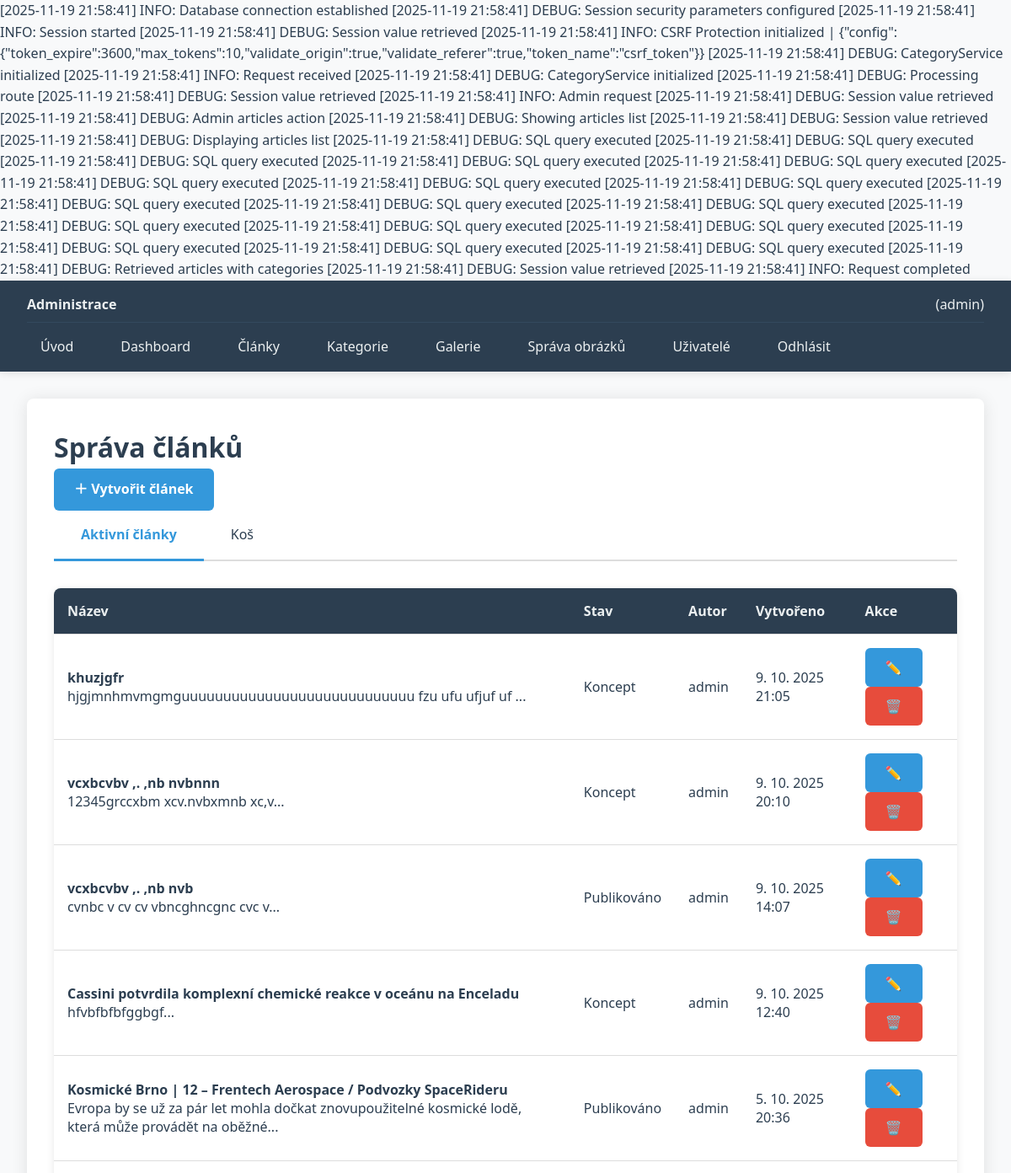
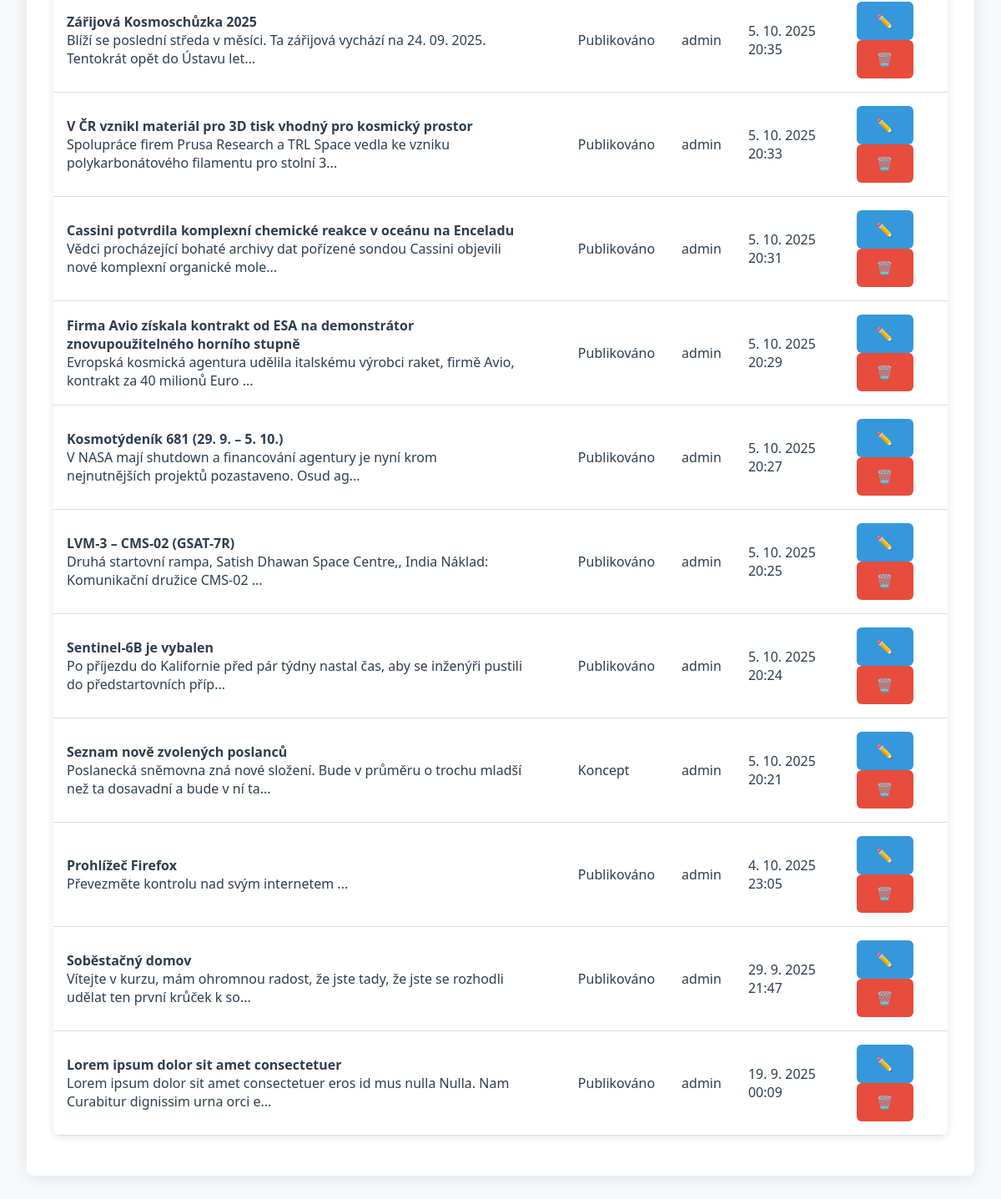
/public/admin/articles (signed in), run on an earlier commit of the app's database (2 pictures, top to bottom).
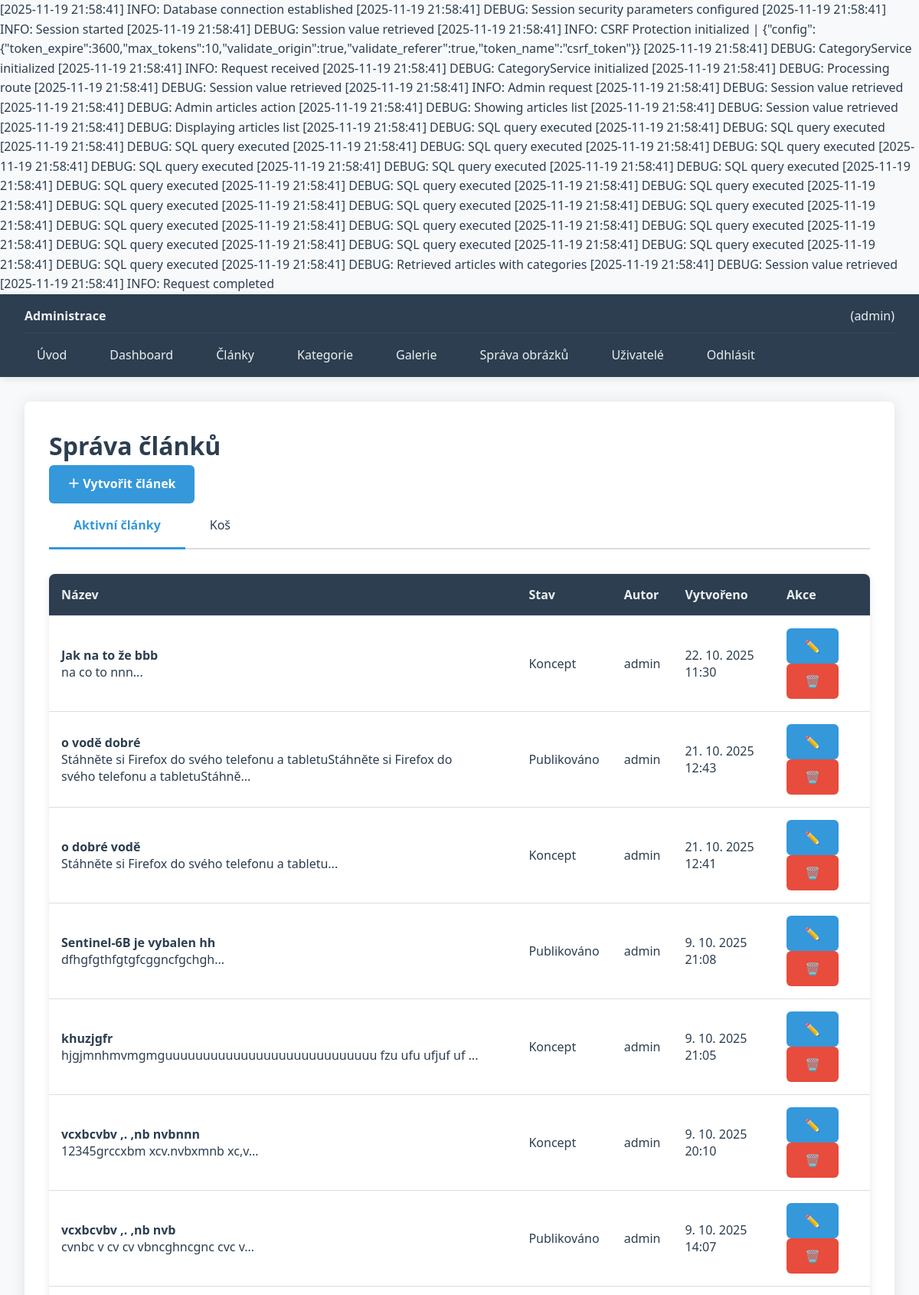
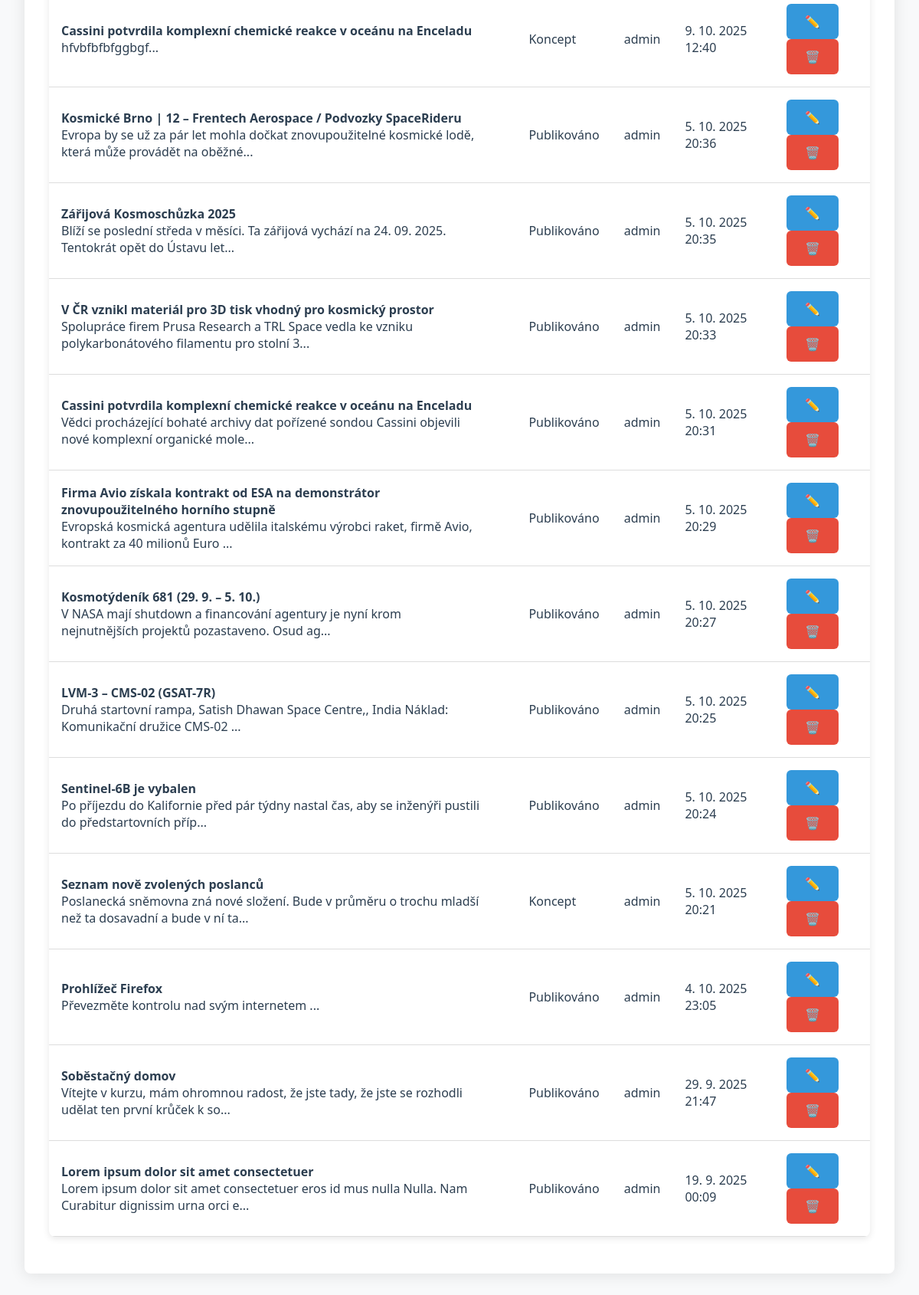
And on a later commit of the database (2 pictures, top to bottom).
### tables this page shows
CREATE TABLE `users` (
  `id` int(11) NOT NULL,
  `username` varchar(50) NOT NULL,
  `password_hash` varchar(255) NOT NULL,
  `email` varchar(100) NOT NULL,
  `role` varchar(20) DEFAULT 'author',
  `active` tinyint(1) DEFAULT 1,
  `created_at` timestamp NOT NULL DEFAULT current_timestamp(),
  `last_login` timestamp NULL DEFAULT NULL
);

CREATE TABLE `articles` (
  `id` int(11) NOT NULL,
  `title` varchar(255) NOT NULL,
  `slug` varchar(255) NOT NULL,
  `content` longtext NOT NULL,
  `excerpt` text DEFAULT NULL,
  `author_id` int(11) NOT NULL,
  `status` varchar(20) DEFAULT 'draft',
  `published_at` timestamp NULL DEFAULT NULL,
  `created_at` timestamp NOT NULL DEFAULT current_timestamp(),
  `updated_at` timestamp NOT NULL DEFAULT current_timestamp() ON UPDATE current_timestamp(),
  `deleted_at` timestamp NULL DEFAULT NULL
);

### app/Core/Config.php (called while the page is built, shortened)
<?php
class Config
{
    private static array $config = [];
    private static array $texts = [];
    private static bool $textsLoaded = false;
    public static function load(string $configPath): void
    {
        $loadedConfig = require $configPath;
        self::$config = array_merge(self::$config, $loadedConfig);
    }
    private static function loadTexts(): void
    {
        if (self::$textsLoaded) {
            return;
        }
        $language = self::getCurrentLanguage();
        try {
            self::$texts = \TextLoader::loadWithFallback($language);
            self::$textsLoaded = true;
        } catch (\Exception $e) {
            self::$texts = [];
            self::$textsLoaded = true;
            error_log("Chyba při načítání překladů: " . $e->getMessage());
        }
    }
    private static function getCurrentLanguage(): string
    {
        return $_SESSION['language'] ?? 'cs';
    }
    public static function get(string $key, $default = null)
    {
        $keys = explode('.', $key);
        $value = self::$config;
        foreach ($keys as $k) {
            if (!isset($value[$k])) {
                return $default;
            }
            $value = $value[$k];
        }
        return $value;
    }
    public static function text(string $key, array $replace = [], string $default = ''): string
    {
        $keys = explode('.', $key);
        $value = self::$texts;
        foreach ($keys as $k) {
            if (!isset($value[$k])) {
                return $default;
            }
            $value = $value[$k];
        }
        $text = (string)$value;
        return $text;
    }
}

### app/Database/DatabaseConnection.php (called while the page is built, shortened)
<?php
class DatabaseConnection
{
    private PDO $pdo;
    private Logger $logger;
    public function __construct()
    {
        $this->logger = Logger::getInstance();
        $config = Config::get('database');
        $dsn = "mysql:host={$config['host']};dbname={$config['name']};charset={$config['charset']}";
        try {
            $this->pdo = new PDO(
                $dsn,
                $config['user'],
                $config['pass'],
                $config['options'] ?? []
            );
            $this->logger->info('Database connection established', [
                'host' => $config['host'],
                'database' => $config['name'],
                'charset' => $config['charset']
            ]);
        } catch (PDOException $e) {
            $this->logger->exception($e, "Database connection failed");
            throw new \RuntimeException(
                "Chyba připojení k databázi: " . $e->getMessage(),
                (int)$e->getCode()
            );
        }
    }
    public function query(string $sql, array $params = []): PDOStatement
    {
        $startTime = microtime(true);
        try {
            $stmt = $this->pdo->prepare($sql);
            $stmt->execute($params);
            $executionTime = round((microtime(true) - $startTime) * 1000, 2);
            $this->logger->debug('SQL query executed', [
                'sql' => $this->sanitizeSqlForLog($sql),
                'params_count' => count($params),
                'execution_time_ms' => $executionTime,
                'rows_affected' => $stmt->rowCount()
            ]);
            return $stmt;
        } catch (PDOException $e) {
            $executionTime = round((microtime(true) - $startTime) * 1000, 2);
            $this->logger->error('SQL query failed', [
                'sql' => $this->sanitizeSqlForLog($sql),
                'params_count' => count($params),
                'execution_time_ms' => $executionTime,
                'error' => $e->getMessage(),
                'error_code' => $e->getCode()
            ]);
            throw new \RuntimeException(
                "Chyba při provádění dotazu: " . $e->getMessage(),
                (int)$e->getCode(),
                $e
            );
        }
    }
    private function sanitizeSqlForLog(string $sql): string
    {
        $sql = preg_replace('/\s+/', ' ', $sql);
        return trim($sql);
    }
}

### app/Services/ArticleService.php (called while the page is built, shortened)
<?php
class ArticleService
{
    public function getArticlesWithCategories(): array
    {
        $stmt = $this->db->query(
            "SELECT a.*, u.username as author_name
             FROM articles a
             LEFT JOIN users u ON a.author_id = u.id
             WHERE a.deleted_at IS NULL
             ORDER BY a.created_at DESC"
        );
        $articles = $stmt->fetchAll();
        return $articles;
    }
}

### app/Controllers/ArticleController.php (the view, shortened to what the changed rows need)
<?php
class ArticleController
{
    private Logger $logger;
    public function __construct(
        private ArticleService $articleService,
        private LoginService $authService,
        private CsrfProtection $csrf,
        private string $baseUrl,
        private AdminLayout $adminLayout,
        private CategoryService $categoryService
    ) {
        $this->logger = Logger::getInstance();
    }
    public function showArticles(): string
    {
        $isTrashView = isset($_GET['show']) && $_GET['show'] === 'trash';
        $this->logger->debug('Displaying articles list', [
            'is_trash_view' => $isTrashView,
            'user' => $this->authService->getUsername()
        ]);
        try {
            if ($isTrashView) {
                $articles = $this->articleService->getDeletedArticlesWithCategories();
            } else {
                $articles = $this->articleService->getArticlesWithCategories();
            }
            $message = $this->renderMessages();
            $activeClass = 'active';
            $mainTabClass = !$isTrashView ? $activeClass : '';
            $trashTabClass = $isTrashView ? $activeClass : '';
            $emptyStateTitle = $isTrashView ?
                $this->t('admin.articles.messages.empty_trash') :
                $this->t('admin.articles.messages.empty_active');
            $emptyStateText = $isTrashView ?
                $this->t('admin.articles.messages.empty_text_trash') :
                $this->t('admin.articles.messages.empty_text_active');
            $emptyStateButton = $isTrashView ? '' :
                "<a href='{$this->baseUrl}admin/articles/new' class='btn btn-primary'>" .
                $this->t('admin.articles.messages.create_first') . "</a>";
            $tableHeader = $isTrashView ?
                $this->t('admin.articles.table.deleted') :
                $this->t('admin.articles.table.created');
            $html = <<<HTML
<div class="page-header">
    <h1>{$this->t('admin.articles.manage')}</h1>
    <a href="{$this->baseUrl}admin/articles/new" class="btn btn-primary">
        ＋ {$this->t('admin.articles.create')}
    </a>
</div>
{$message}
<div class="tabs">
    <a href="{$this->baseUrl}admin/articles" class="tab {$mainTabClass}">
        {$this->t('admin.articles.active')}
    </a>
    <a href="{$this->baseUrl}admin/articles?show=trash" class="tab {$trashTabClass}">
        {$this->t('admin.articles.trash')}
    </a>
</div>
<div class="articles-container">
HTML;
            if (empty($articles)) {
                $html .= <<<HTML
<div class="empty-state">
    <h3>{$emptyStateTitle}</h3>
    <p>{$emptyStateText}</p>
    {$emptyStateButton}
</div>
HTML;
            } else {
                $html .= $this->renderArticlesTable($articles, $isTrashView, $tableHeader);
            }
            $html .= '</div>';
            return $this->adminLayout->wrap($html, $this->t('admin.articles.manage'));
        } catch (\Exception $e) {
            $this->logger->error('Failed to display articles list', [
                'is_trash_view' => $isTrashView,
                'error' => $e->getMessage(),
                'user' => $this->authService->getUsername()
            ]);
            throw $e;
        }
    }
    private function renderArticlesTable(array $articles, bool $isTrashView, string $tableHeader): string
    {
        $html = <<<HTML
<div class="articles-table-container">
    <table class="articles-table">
        <thead>
            <tr>
                <th>{$this->t('admin.articles.table.title')}</th>
                <th>{$this->t('admin.articles.table.categories')}</th>
                <th>{$this->t('admin.articles.table.status')}</th>
                <th>{$this->t('admin.articles.table.author')}</th>
                <th>{$tableHeader}</th>
                <th>{$this->t('admin.articles.table.actions')}</th>
            </tr>
        </thead>
        <tbody>
HTML;
        foreach ($articles as $article) {
            $dateColumn = $isTrashView
                ? date('j. n. Y H:i', strtotime($article['deleted_at']))
                : date('j. n. Y H:i', strtotime($article['created_at']));
            $statusBadge = $this->getStatusBadge($article['status']);
            $categoriesHtml = '';
            if (!empty($article['category_names'])) {
                $categoryNames = explode(',', $article['category_names']);
                foreach ($categoryNames as $categoryName) {
                    $categoriesHtml .= '<span class="category-badge">' . $this->escape(trim($categoryName)) . '</span>';
                }
            } else {
                $categoriesHtml = '<span class="no-categories">' . $this->t('admin.articles.table.no_categories') . '</span>';
            }
            $actions = $isTrashView ? $this->renderTrashActions($article) : $this->renderActiveActions($article);
            $html .= <<<HTML
<tr>
    <td>
        <div class="article-title"><b>{$this->escape($article['title'])}</b></div>
        <div class="article-excerpt">{$this->escape(mb_substr($article['excerpt'] ?? '', 0, 100))}...</div>
    </td>
    <td>
        <div class="article-categories">
            {$categoriesHtml}
        </div>
    </td>
    <td>{$statusBadge}</td>
    <td>{$this->escape($article['author_name'])}</td>
    <td>{$dateColumn}</td>
    <td>{$actions}</td>
</tr>
HTML;
        }
        $html .= <<<HTML
        </tbody>
    </table>
</div>
HTML;
        return $html;
    }
    private function renderActiveActions(array $article): string
    {
        return <<<HTML
<div class="action-buttons">
    <a href="{$this->baseUrl}admin/articles/edit/{$article['id']}"
       class="btn btn-sm btn-primary" title="{$this->t('admin.articles.actions.edit')}">
        ✏️
    </a>
    <a href="{$this->baseUrl}admin/articles/delete/{$article['id']}"
       class="btn btn-sm btn-danger"
       onclick="return confirm('{$this->t('admin.articles.confirm.delete')} „{$this->escapeJs($article['title'])}‟?')"
       title="{$this->t('admin.articles.actions.delete')}">
        🗑️
    </a>
</div>
HTML;
    }
    private function renderMessages(): string
    {
        return '';
    }
    private function t(string $key, array $parametry = []): string
    {
        return Config::text($key, $parametry);
    }
    private function escape(?string $value): string
    {
        return htmlspecialchars($value, ENT_QUOTES, 'UTF-8');
    }
    private function escapeJs(string $value): string
    {
        return str_replace(["'", "\"", "\n", "\r"], ["\\'", "\\\"", "\\n", "\\r"], $value);
    }
    private function getStatusBadge(string $status): string
    {
        $statuses = [
            'draft' => ['text' => $this->t('admin.articles.status.draft'), 'class' => 'badge-warning'],
            'published' => ['text' => $this->t('admin.articles.status.published'), 'class' => 'badge-success'],
            'archived' => ['text' => $this->t('admin.articles.status.archived'), 'class' => 'badge-secondary']
        ];
        $statusInfo = $statuses[$status] ?? ['text' => $status, 'class' => 'badge-secondary'];
        return '<span class="badge ' . $statusInfo['class'] . '">' . $statusInfo['text'] . '</span>';
    }
}

### app/Logger/Logger.php (shortened to what the changed rows need)
<?php
class Logger
{
    private static ?self $instance = null;
    private string $currentLogFile;
    private string $baseLogFile;
    private bool $echoOutput;
    private bool $fileOutput;
    private string $rotation;
    public function __construct(array $config = [])
    {
        $config = array_merge(self::DEFAULT_CONFIG, $config);
        $this->logLevel = self::LEVELS[strtoupper($config['level'])] ?? self::LEVELS['INFO'];
        $this->echoOutput = (bool) $config['echo'];
        $this->fileOutput = (bool) $config['file'];
        $this->currentLogFile = $this->generateLogFileName();
    }
    public static function getInstance(): self
    {
        if (self::$instance === null) {
            $config = [
                'level' => Config::logs('level', 'INFO'),
                'echo' => Config::logs('echo', true),
                'file' => Config::logs('file', true),
                'rotation' => Config::logs('rotation', 'none'),
                'max_size' => Config::logs('max_size', 10485760),
                'max_files' => Config::logs('max_files', 30),
                'file_path' => Config::logs('dir', '') . (Config::logs('file', '') ?: 'app.log')
            ];
            self::$instance = new self($config);
        }
        return self::$instance;
    }
    private function setLogFileInternal(string $logFile): void
    {
        $logFile = str_replace(['\\', '/'], DIRECTORY_SEPARATOR, $logFile);
        $this->baseLogFile = $logFile;
    }
    private function setRotationInternal(string $rotation, int $maxSize, int $maxFiles): void
    {
        $this->rotation = $rotation;
    }
    private function ensureLogDirectory(): bool
    {
        $logDir = dirname($this->currentLogFile);
        return true;
    }
    private function generateLogFileName(): string
    {
        $pathInfo = pathinfo($this->baseLogFile);
        $dirname = $pathInfo['dirname'] ?? '';
        $filename = $pathInfo['filename'] ?? 'app';
        $extension = isset($pathInfo['extension']) ? '.' . $pathInfo['extension'] : '.log';
        $suffix = '';
        switch ($this->rotation) {
            case 'daily':
                $suffix = '-' . date('Y-m-d');
                break;
        }
        return $dirname . DIRECTORY_SEPARATOR . $filename . $suffix . $extension;
    }
    private function checkRotation(): void
    {
        if (in_array($this->rotation, ['daily', 'hourly'], true)) {
            $newLogFile = $this->generateLogFileName();
        }
    }
    public function log(string $message, string $level = "INFO"): void
    {
        $levelValue = self::LEVELS[strtoupper($level)] ?? self::LEVELS['INFO'];
        $message = $this->escapeMessage($message);
        $timestamp = date('Y-m-d H:i:s');
        $logEntry = "[{$timestamp}] {$level}: {$message}" . PHP_EOL;
        if ($this->echoOutput) {
            echo $logEntry;
        }
        if ($this->fileOutput) {
            try {
                $result = @file_put_contents($this->currentLogFile, $logEntry, FILE_APPEND | LOCK_EX);
            } catch (\Exception $e) {
                if ($this->echoOutput) {
                    echo "LOG ERROR: Cannot write to file {$this->currentLogFile}: " . $e->getMessage() . PHP_EOL;
                }
            }
        }
    }
    private function escapeMessage(string $message): string
    {
        $message = str_replace(["\0", "\r"], ['\\0', '\\r'], $message);
        $message = str_replace("\n", ' | ', $message);
        return $message;
    }
}

What changed in the data, as far as the page shows it:
added articles: title "Jak na to že bbb", excerpt "na co to nnn", status "Koncept", created_at "22. 10. 2025 11:30"
computed for users: username "admin admin admin admin admin admin admin admin admin admin admin admin admin admin admin admin" → "admin admin admin admin admin admin admin admin admin admin admin admin admin admin admin admin admin admin admin admin"
added articles: title "o vodě dobré", excerpt "Stáhněte si Firefox do svého telefonu a tabletuStáhněte si Firefox do svého telefonu a tabletuStáhně", status "Publikováno", created_at "21. 10. 2025 12:43"
added articles: title "o dobré vodě", excerpt "Stáhněte si Firefox do svého telefonu a tabletu", status "Koncept", created_at "21. 10. 2025 12:41"
now on this page (row edited): articles: title "Sentinel-6B je vybalen hh", excerpt "dfhgfgthfgtgfcggncfgchgh", status "Publikováno", created_at "9. 10. 2025 21:08"
Also different on the page:
$logEntry: "…executed [2025-11-19 21:58:41] DEBUG: Retrieved articles with categories…" → "…executed [2025-11-19 21:58:41] DEBUG: SQL query executed [2025-11-19 21:58:41] DEBUG: SQL query executed [2025-11-19 21:58:41] DEBUG: SQL query executed [2025-11-19 21:58:41] DEBUG: SQL query executed [2025-11-19 21:58:41] DEBUG: Retrieved articles with categories…"
